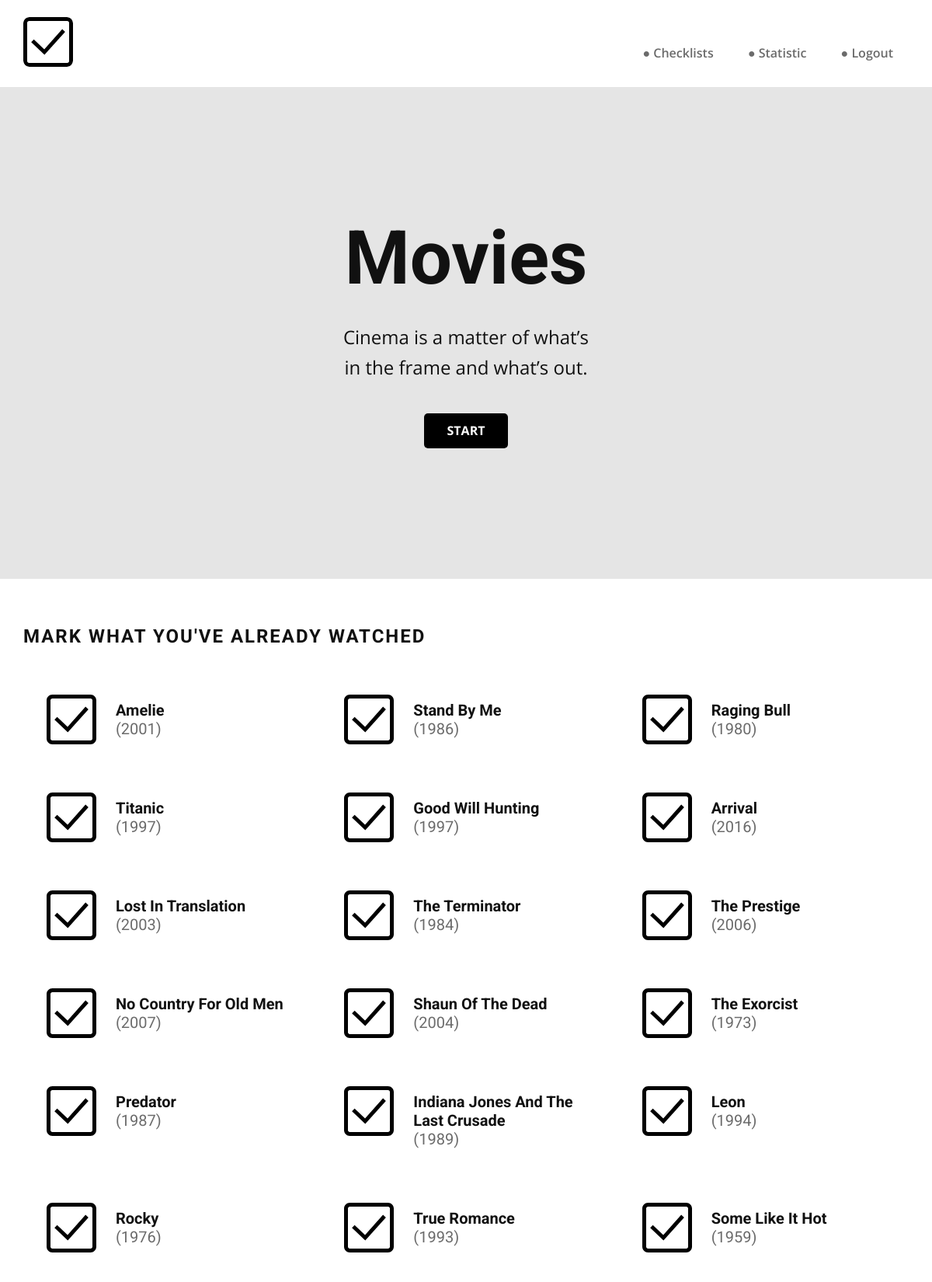
Page /checklists/movies/ (signed in, upper part) on the committed database.
### checklist/models.py (models this page shows, shortened)
class Movie(models.Model):
    order = models.PositiveIntegerField(default=0, blank=False, null=False)
    title = models.CharField(max_length=200)
    year = models.IntegerField()
    genre = models.ManyToManyField(M_Genre, blank=True)
    class Meta(object):
        ordering = ['order']
    def display_genre(self):
        return ', '.join(genre.genre for genre in self.genre.all()[:3])
    display_genre.short_description = 'Genre'

### checklist/views.py (the view)
# urls.py: path('movies/', login_required(views.MovieListView.as_view()), name='movies'),
class MovieListView(generic.ListView):
    model = Movie
    template_name = 'Movies_checklist.html'

### checklist/templatetags/tags.py (called while the page is built)
@register.simple_tag
def is_marked(object, user):
    return user in [item.user for item in object.choice_set.all()]

@register.simple_tag
def is_all_watched(user):
    return views.is_all_watched(user)

### checklist/views.py (called while the page is built)
def count_all_obj(model):
    return model.objects.all().count()

def is_all_watched(l_user):
    num_movies = count_all_obj(Movie)
    user_num_movies = l_user.choice.movies.all().count()
    return num_movies == user_num_movies

### checklist/templates/Movies_checklist.html (shortened to what this page needs)
{% extends "base_generic.html" %}
{% load static %}
{% load tags %}
{% block details %}
    <link rel="stylesheet" href="{% static 'Books.css' %}" media="screen">
{% endblock %}
{% block content %}
  <section class="u-align-center u-clearfix u-grey-10 u-section-1" src="" id="sec-889b">
      <div class="u-clearfix u-sheet u-valign-middle u-sheet-1">
          <h1 class="u-text u-title u-text-1">Movies</h1>
          <p class="u-large-text u-text u-text-variant u-text-2">
            Cinema is a matter of what’s<br>in the frame and what’s out.
          </p>
          <a href="#checklist" class="u-black u-btn u-btn-round u-button-style u-radius-5 u-btn-1">START</a>
      </div>
  </section>
  <section class="u-align-left u-clearfix u-section-2" id="carousel_4e2f">
      <div class="u-clearfix u-sheet u-valign-middle u-sheet-1">
      <h5 class="u-text u-text-1">mark WHAT YOU'VE already WATCHED</h5>
      {% if movie_list %}
          <div class="u-expanded-width u-list u-repeater u-list-1">
              {% for movie in movie_list %}
                  <div class="u-align-left u-container-style u-list-item u-repeater-item">
                      {% is_marked movie user as is_movie_watched_by_user %}
                      <div class="u-container-layout u-similar-container u-container-layout-1 movie-click chcklist-el" data-watched={{ is_movie_watched_by_user }} data-movie={{ movie.id }} style="cursor:pointer;">
                          <span class="u-icon u-text-black u-icon-1 movie-watched" {% if not is_movie_watched_by_user %} style="display:none" {% endif %}>
                              <img src="{% static 'images/checkbox.svg' %}" class="u-svg-link" preserveAspectRatio="xMidYMin slice" viewBox="0 0 512.001 512.001" style="">
                          </span>
                          <h5 class="u-text u-text-4">{{ movie.title }}<br><span style="color: #6b6b6b; font-weight: normal;">({{ movie.year }})</span></h5>
                      </div>
                  </div>
              {% endfor %}
          </div>
      {% else %}
          <p>There are no movies in the list.</p>
      {% endif %}
  </section>
  {% is_all_watched user as is_all_watched_by_user %}
{% endblock %}

### checklist/static/Books.css (style rules this page uses)
.u-section-1 { background-image: none; }
.u-section-1 .u-sheet-1 { min-height: 633px; }
.u-section-1 .u-text-1 { font-size: 6rem; font-weight: 700; width: 448px; margin: 60px auto 0; }
.u-section-1 .u-text-2 { font-size: 24px; margin: 30px 56px 0; }
.u-section-1 .u-btn-1 { background-image: none; text-transform: uppercase; font-weight: 700; border-style: none; margin: 40px auto 60px; }
.u-section-2 .u-sheet-1 { min-height: 430px; }
.u-section-2 .u-text-1 { text-transform: uppercase; font-weight: 700; font-size: 1.5rem; letter-spacing: 2px; margin: 60px 570px 0 0; }
.u-section-2 .u-list-1 { margin-top: 30px; margin-bottom: 59px; min-height: 255px; grid-template-columns: calc(33.3333% - 6.66667px) calc(33.3333% - 6.66667px) calc(33.3333% - 6.66667px); grid-gap: 10px 10px; }
.u-section-2 .u-container-layout-1 { padding: 30px; }
.u-section-2 .u-icon-1 { height: 64px; width: 64px; margin: 0 auto 0 0; }
.u-section-2 .u-text-4 { font-weight: 700; margin: -56px 0 0 89px; }

### rows in the picture
Movie: title "Amelie", year "2001"
Movie: title "Stand By Me", year "1986"
Movie: title "Raging Bull", year "1980"
Movie: title "Titanic", year "1997"
Movie: title "Good Will Hunting", year "1997"
Movie: title "Arrival", year "2016"
Movie: title "Lost In Translation", year "2003"
Movie: title "The Terminator", year "1984"
Movie: title "The Prestige", year "2006"
Movie: title "No Country For Old Men", year "2007"
Movie: title "Shaun Of The Dead", year "2004"
Movie: title "The Exorcist", year "1973"
Movie: title "Predator", year "1987"
Movie: title "Indiana Jones And The Last Crusade", year "1989"
Movie: title "Leon", year "1994"
Movie: title "Rocky", year "1976"
Movie: title "True Romance", year "1993"
Movie: title "Some Like It Hot", year "1959"
